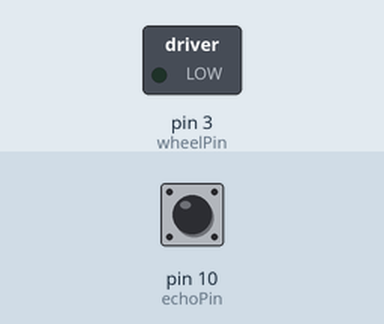
Recording of a sketch running on a simulated Arduino Uno, built with avr-gcc and run on an emulated ATmega328P. On the bench: switched loads named in the sketch (green lamp = pin HIGH). The test bench sets the inputs (shaded band); at power-on: pin 10 (echoPin) LOW. Pins used as bus, display or sensor lines are not drawn.

Above: at 0.1 s.
At 1.2 s:
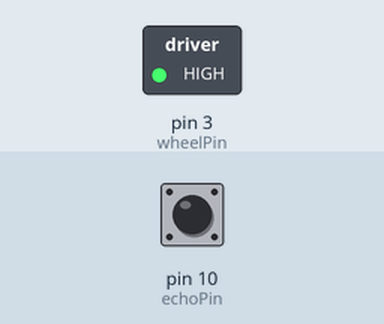
1.3 s: pin 10 (echoPin) pulsed HIGH 2 times (0.12 s each, 0.3 s apart)
At 2.4 s:
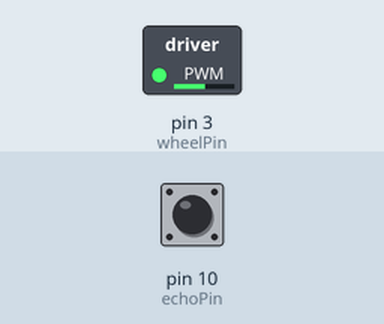
Timing chart, 0 to 4.3 s (numbered marks = the images above; inputs shaded):
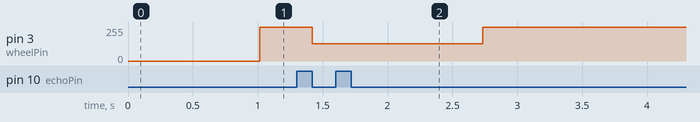

Measured:
- after the input at 1.3 s, pin 3 (wheelPin): 255/255 → 130/255 after 0.12 s, → 255/255 1.3 s later

The sketch:

Ultrasonic-Motor.ino
```cpp
int wheelPin = 3;
long cm, duration;
int trigPin = 11;
int echoPin = 10;

void setup() {
  // put your setup code here, to run once:
  pinMode(trigPin, OUTPUT);
  pinMode(echoPin, INPUT); // from Rui Santos;
  //http://randomnerdtutorials.com/complete-guide-for-ultrasonic-sensor-hc-sr04/

}

void loop() {
  digitalWrite(trigPin, LOW);
  delay(5);
  digitalWrite(trigPin, HIGH);
  delay(10);
  digitalWrite(trigPin, LOW); // send sound out
  duration = pulseIn(echoPin, HIGH);
  cm = (duration/2) / 29.1;
  // put your main code here, to run repeatedly:
  if (cm < 25) {
    analogWrite(wheelPin, 255);
  } else {
  analogWrite(wheelPin, cm * 10);
  }
}
```
